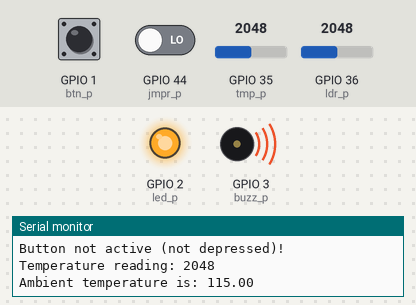
Bench run of a sketch on a simulated ESP32. Shown: output pins drawn as LEDs (lit = HIGH), buzzer (waves = sounding, pin HIGH), the last lines printed to the serial monitor. Dashed ring = blinking. Inputs (shaded band) come from the test bench; at power-on: GPIO 1 (btn_p) LOW, GPIO 44 (jmpr_p) LOW, GPIO 36 (ldr_p) = 2048, GPIO 35 (tmp_p) = 2048.

Above: at 1.8 s.
1.9 s: GPIO 1 (btn_p) pulled HIGH for 3.2 s
At 3.5 s:
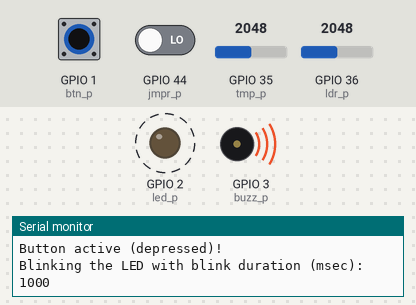
7.5 s: GPIO 44 (jmpr_p) driven HIGH
At 8.9 s:
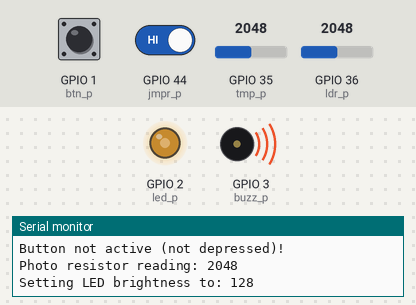
9.5 s: GPIO 1 (btn_p) pulled HIGH for 1.2 s
At 11.3 s:
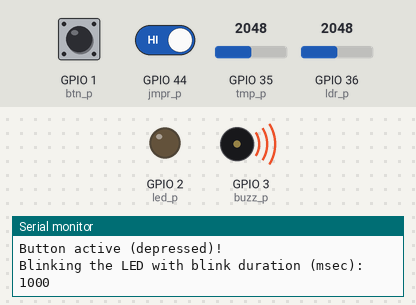
12.5 s: GPIO 36 (ldr_p) set to 1228
At 14.2 s:
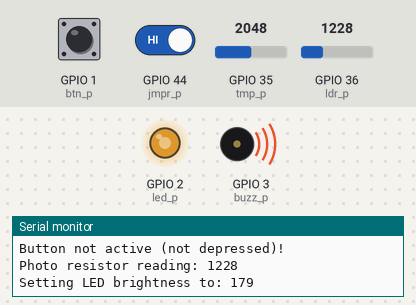
14.5 s: GPIO 36 (ldr_p) set to 2047
At 16.0 s:
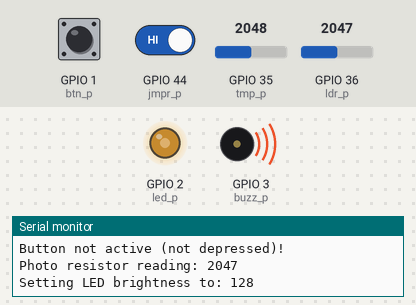
16.5 s: GPIO 36 (ldr_p) set to 0
At 17.7 s:
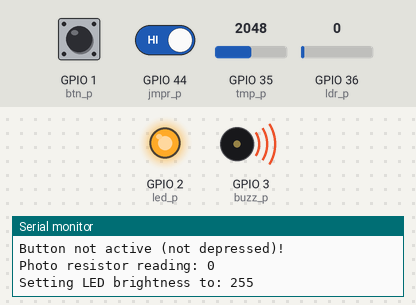
Timing chart, 0 to 19.5 s (numbered marks = the images above; inputs shaded):
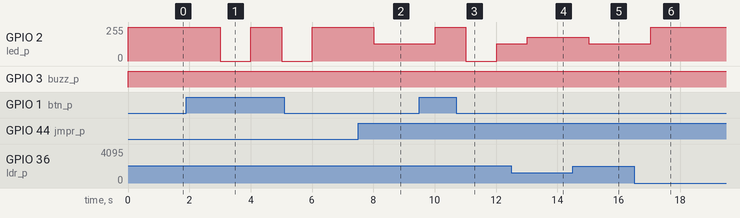

Measured:
- after the input at 1.9 s, GPIO 2 (led_p): alternates 255/255 for 1.0 s and 0/255 for 1.0 s, starting after 1.1 s
- after the input at 7.5 s, GPIO 2 (led_p): 255/255 → 128/255 after 0.52 s
- after the input at 9.5 s, GPIO 2 (led_p): 128/255 → 255/255 after 0.52 s, → 0/255 1.0 s later, → 128/255 1.0 s later
- after the input at 12.5 s, GPIO 2 (led_p): 128/255 → 179/255 after 0.53 s
- after the input at 14.5 s, GPIO 2 (led_p): 179/255 → 128/255 after 0.53 s
- after the input at 16.5 s, GPIO 2 (led_p): 128/255 → 255/255 after 0.54 s

The sketch:

led-btn-ldr-tmp-buzz.ino
```cpp
// (licence header left out)
// Pin definitions
int btn_p   = D0;
int led_p   = D1;
int buzz_p  = D2;
int ldr_p   = A0;
int tmp_p   = A7;
int jmpr_p  = D7;

// Setup
void setup() {
  // Setup D0 as input and D1 as output
  // Setup D7 as an input (jumper) to choose between temperature sensor
  //          operation or the LDR operation
  // A0 and A7 are analog inputs
  // D2 is output to control the buzzer
  pinMode(tmp_p,   INPUT);
  pinMode(ldr_p,   INPUT);
  pinMode(btn_p,   INPUT);
  pinMode(led_p,   OUTPUT);
  pinMode(buzz_p,  OUTPUT);
  pinMode(jmpr_p,  INPUT);
  // Initialize the serial communication for console messages.
  Serial.begin(115200);
}

// Function to blink the LED
void blink_led(int blink_dur) {
  Serial.print("Blinking the LED with blink duration (msec): ");
  Serial.println(blink_dur);
  digitalWrite(led_p, HIGH);
  delay(blink_dur);
  digitalWrite(led_p, LOW);
  delay(blink_dur);
}

// Function to beep the buzzer
void beep_buzzer(int beep_dur) {
  Serial.print("Make the buzzer beep with beep duration (msec): ");
  Serial.println(beep_dur);
  digitalWrite(buzz_p, HIGH);
  delay(beep_dur);
  digitalWrite(buzz_p, LOW);
  delay(beep_dur);
}

// Forever loop
void loop() {
  // Read the button state on D1
  int buttonState = digitalRead(btn_p);
  // If the button is depressed, the logic
  // input will be HIGH. Keep the LED blinking.
  if (buttonState == HIGH) {
    Serial.println("Button active (depressed)!");
    blink_led(1000);
  } else {
    // When the button is not depressed, the D1 input is LOW.
    // Keep the LED off while this happens.
    Serial.println("Button not active (not depressed)!");

    // Control the LED brightness only if D7 is HIGH
    if (digitalRead(jmpr_p) == HIGH)
    {
      // Let us read the resitor value reported by the LDR (photo resistor)
      int ldr_val = analogRead(ldr_p);
      Serial.print("Photo resistor reading: ");
      Serial.println(ldr_val);

      // Depending on the LDR value read, turn the LED on with the appropriate
      // brightness.
      int led_bri_val = 255 - (ldr_val * 255)/ 4095;
      Serial.print("Setting LED brightness to: ");
      Serial.println(led_bri_val);
      analogWrite(led_p, led_bri_val);

      // Delay the loop for 1 sec
      delay(1000);
    } else { // Control the LED based on the temperature
      // Read in the temperature value
      uint16_t tmp_reading = analogRead(tmp_p);
      Serial.print("Temperature reading: ");
      Serial.println(tmp_reading);

      // Convert reading (0-4095) into voltage (0-3.3V)
      double voltage     = (tmp_reading * 3.3) / 4096;

      // The voltage to temperature conversion based on the TMP36 datasheet
      double temperature = (voltage - 0.5) * 100;
      Serial.print("Ambient temperature is: ");
      Serial.println(temperature);

      // Assume LED blinks at the rate of 1 per sec (1 sec ON, 1 sec OFF) at 20 deg C
      // Change the blink rate (slow if colder, fast if hotter) by 50 msec for each deg C change
      int blink_duration = 1000 - 50 * round(temperature - 20);
      if (blink_duration >= 0) {
        blink_led(blink_duration);
        if (temperature > 26) {
          beep_buzzer(blink_duration);
        }
      } else {
        // Leave the LED ON and delay for half a second before looping around
        // Also leave the buzzer ON
        digitalWrite(led_p, HIGH);
        digitalWrite(buzz_p, HIGH);
        delay(1000);
      }
    }
  }
}
```
